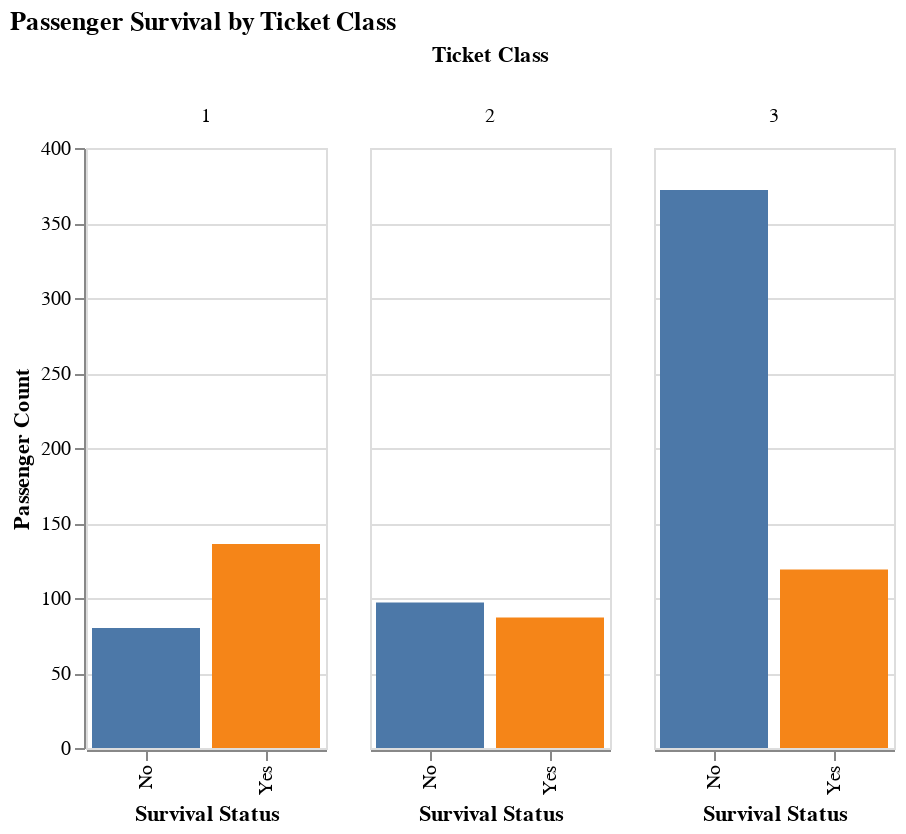

Write notebook code for a chart like this one.
### Code cell
alt.Chart(titanic).mark_bar().encode(
    x=alt.X('Survived:N', title='Survival Status'),
    y=alt.Y('count()', title='Passenger Count'),
    color=alt.Color('Survived:N', scale=alt.Scale(scheme='tableau10'), legend=None),
    column=alt.Column('Pclass:O', header=alt.Header(title='Ticket Class'))
).properties(
    width=120,
    title='Passenger Survival by Ticket Class'
)

### Figure 1 — Vega-Lite specification as saved in the notebook (floating-point values rounded to 4 significant figures; data arrays with more than 128 entries replaced by an {"elided": "..."} marker saying what was removed)
{"config": {"view": {"continuousWidth": 300, "continuousHeight": 300}}, "data": {"name": "data-51fd94c81f34d96954efc4d516b8f939"}, "mark": {"type": "bar"}, "encoding": {"color": {"field": "Survived", "legend": null, "scale": {"scheme": "tableau10"}, "type": "nominal"}, "column": {"field": "Pclass", "header": {"title": "Ticket Class"}, "type": "ordinal"}, "x": {"field": "Survived", "title": "Survival Status", "type": "nominal"}, "y": {"aggregate": "count", "title": "Passenger Count", "type": "quantitative"}}, "title": "Passenger Survival by Ticket Class", "width": 120, "$schema": "https://vega.github.io/schema/vega-lite/v5.20.1.json", "datasets": {"data-51fd94c81f34d96954efc4d516b8f939": {"elided": "891 records"}}}
